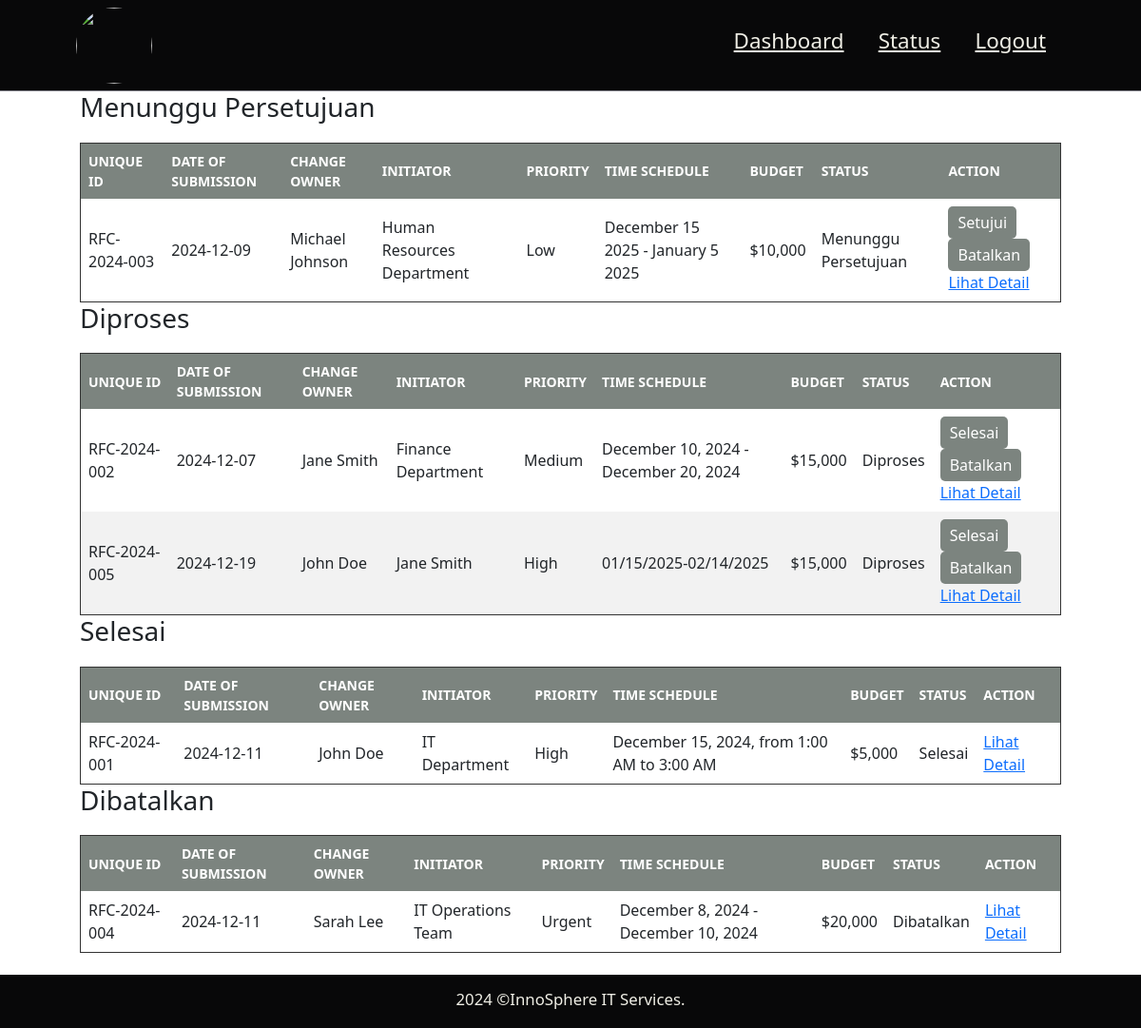
Page /layanan/status.php on the committed database.
### tables this page shows
CREATE TABLE `request_for_change` (
  `id` varchar(50) NOT NULL,
  `tanggal` date NOT NULL,
  `owner` varchar(100) NOT NULL,
  `initiator` varchar(100) NOT NULL,
  `priority` enum('High','Medium','Low','Urgent') NOT NULL,
  `description` text NOT NULL,
  `risk` text NOT NULL,
  `time` varchar(100) NOT NULL,
  `resources` text NOT NULL,
  `budget` varchar(100) NOT NULL,
  `file_path` varchar(255) NOT NULL,
  `status` varchar(256) NOT NULL,
  `user_id` int(11) NOT NULL
);

### layanan/status.php (the view, shortened to what this page needs)
<?php
$servername = "localhost";
$username = "root";
$password = "";
$dbname = "layanan";
$koneksi = new mysqli($servername, $username, $password, $dbname);
$sql_menunggu = "SELECT * FROM request_for_change WHERE status = 'Menunggu Persetujuan'";
$sql_diproses = "SELECT * FROM request_for_change WHERE status = 'Diproses'";
$sql_selesai = "SELECT * FROM request_for_change WHERE status = 'Selesai'";
$sql_dibatalkan = "SELECT * FROM request_for_change WHERE status = 'Dibatalkan'";
$result_menunggu = $koneksi->query($sql_menunggu);
$result_diproses = $koneksi->query($sql_diproses);
$result_selesai = $koneksi->query($sql_selesai);
$result_dibatalkan = $koneksi->query($sql_dibatalkan);
?>
<!DOCTYPE html>
<html lang="en">
<head>
     <link href="path-to-select2.min.css" rel="stylesheet">
    <link rel="stylesheet" href="css/styleadmin.css">
</head>
<body>
    <nav class="navbar">
        <img class="logonavbar" src="gambar/layanan.png">
        <div class="navbar-nav">
            <a href="dashboard.php">Dashboard</a>
            <a href="status.php">Status</a>
            <a href="admin.php">Logout</a>
        </div>
    </nav>
    <section class="pendaftaran" id="pendaftaran">
    <h3>Menunggu Persetujuan</h3>
    <table>
        <thead>
            <tr>
                <th>Unique ID</th>
                <th>Date of Submission</th>
                <th>Change Owner</th>
                <th>Initiator</th>
                <th>Priority</th>
                <th>Time Schedule</th>
                <th>Budget</th>
                <th>Status</th>
                <th>Action</th>
            </tr>
        </thead>
        <tbody>
            <?php while ($row = $result_menunggu->fetch_assoc()) { ?>
            <tr>
                <td><?= $row['id'] ?></td>
                <td><?= $row['tanggal'] ?></td>
                <td><?= $row['owner'] ?></td>
                <td><?= $row['initiator'] ?></td>
                <td><?= $row['priority'] ?></td>
                <td><?= $row['time'] ?></td>
                <td><?= $row['budget'] ?></td>
                <td><?= $row['status'] ?></td>
                <td>
                    <form method="POST">
                        <button type="submit" name="action" value="setujui" class="btn-action">Setujui</button>
                        <button type="submit" name="action" value="batalkan" class="btn-action">Batalkan</button>
                    </form>
                    <a href="detailrfc.php?id=<?= $row['id'] ?>" class="btn-detail">Lihat Detail</a>
                </td>
            </tr>
            <?php } ?>
        </tbody>
    </table>
    <h3>Diproses</h3>
    <table>
        <thead>
            <tr>
                <th>Unique ID</th>
                <th>Date of Submission</th>
                <th>Change Owner</th>
                <th>Initiator</th>
                <th>Priority</th>
                <th>Time Schedule</th>
                    <th>Budget</th>
                <th>Status</th>
                <th>Action</th>
            </tr>
        </thead>
        <tbody>
            <?php while ($row = $result_diproses->fetch_assoc()) { ?>
            <tr>
                <td><?= $row['id'] ?></td>
                <td><?= $row['tanggal'] ?></td>
                <td><?= $row['owner'] ?></td>
                <td><?= $row['initiator'] ?></td>
                <td><?= $row['priority'] ?></td>
                <td><?= $row['time'] ?></td>
                <td><?= $row['budget'] ?></td>
                <td><?= $row['status'] ?></td>
                <td>
                    <form method="POST">
                        <button type="submit" name="action" value="selesai" class="btn-action">Selesai</button>
                        <button type="submit" name="action" value="batalkan" class="btn-action">Batalkan</button>
                    </form>
                    <a href="detailrfc.php?id=<?= $row['id'] ?>" class="btn-detail">Lihat Detail</a>
                </td>
            </tr>
            <?php } ?>
        </tbody>
    </table>
    <h3>Selesai</h3>
    <table>
        <thead>
            <tr>
                <th>Unique ID</th>
                <th>Date of Submission</th>
                <th>Change Owner</th>
                <th>Initiator</th>
                <th>Priority</th>
                <th>Time Schedule</th>
                    <th>Budget</th>
                <th>Status</th>
                <th>Action</th>
            </tr>
        </thead>
        <tbody>
            <?php while ($row = $result_selesai->fetch_assoc()) { ?>
            <tr>
                <td><?= $row['id'] ?></td>
                <td><?= $row['tanggal'] ?></td>
                <td><?= $row['owner'] ?></td>
                <td><?= $row['initiator'] ?></td>
                <td><?= $row['priority'] ?></td>
                <td><?= $row['time'] ?></td>
                <td><?= $row['budget'] ?></td>
                <td><?= $row['status'] ?></td>
                <td><a href="detailrfc.php?id=<?= $row['id'] ?>" class="btn-detail">Lihat Detail</a></td>
            </tr>
            <?php } ?>
        </tbody>
    </table>
    <h3>Dibatalkan</h3>
    <table>
        <thead>
            <tr>
                <th>Unique ID</th>
                <th>Date of Submission</th>
                <th>Change Owner</th>
                <th>Initiator</th>
                <th>Priority</th>
                <th>Time Schedule</th>
                    <th>Budget</th>
                <th>Status</th>
                <th>Action</th>
            </tr>
        </thead>
        <tbody>
            <?php while ($row = $result_dibatalkan->fetch_assoc()) { ?>
            <tr>
                <td><?= $row['id'] ?></td>
                <td><?= $row['tanggal'] ?></td>
                <td><?= $row['owner'] ?></td>
                <td><?= $row['initiator'] ?></td>
                <td><?= $row['priority'] ?></td>
                <td><?= $row['time'] ?></td>
                <td><?= $row['budget'] ?></td>
                <td><?= $row['status'] ?></td>
                <td><a href="detailrfc.php?id=<?= $row['id'] ?>" class="btn-detail">Lihat Detail</a></td>
            </tr>
            <?php } ?>
        </tbody>
    </table>
    </section>
    <footer>
        <p>2024 ©InnoSphere IT Services.</p>
    </footer>
    <link href="https://cdn.jsdelivr.net/npm/simple-datatables@7.1.2/dist/style.min.css" rel="stylesheet" />
</body>
</html>

### layanan/status.php (style rules this page uses)
.navbar { display: flex; justify-content: space-between; align-items: center; padding: 1rem 7%; background-color: #e97431ba; border-bottom: 1px solid var(--primary); position: fixed; top: 0; left: 0; right: 0; z-index: 9999 ; height: 6rem; }
.logonavbar { position: absolute; right: 90%; margin-right: -2.5rem; margin-left: auto; }
.logonavbar { border-radius: 20%; height: 5rem; width: 5rem; }
.navbar .navbar-nav a { color: #EFEEE5; display: inline-block; font-size: 1.4rem; margin: 0 1rem; }
.navbar .navbar-nav a::after { content: ''; display: block; padding-bottom: 0.5rem; border-bottom: 0.1rem solid var(--primary); transform: scaleX(0); transition: 0.2s; }
table { width: 100%; border-collapse: collapse; border: 1px solid #333; margin-top: 20px; }
thead { background-color:#7C847F; color: white; }
th, td { border: 10px solid orange; padding: 8px; text-align: left; }
th { text-transform: uppercase; font-size: 14px; }
tbody tr:nth-child(even) { background-color: #f2f2f2; }
.btn-action { background-color: #7C847F; color: white; padding: 5px 10px; cursor: pointer; border-radius: 5px; }

### rows in the picture
request_for_change: id "RFC-2024-003", tanggal "2024-12-09", owner "Michael Johnson", initiator "Human Resources Department", priority "Low", time "December 15 2025 - January 5 2025", budget "$10,000", status "Menunggu Persetujuan"
request_for_change: id "RFC-2024-002", tanggal "2024-12-07", owner "Jane Smith", initiator "Finance Department", priority "Medium", time "December 10, 2024 - December 20, 2024", budget "$15,000", status "Diproses"
request_for_change: id "RFC-2024-005", tanggal "2024-12-19", owner "John Doe", initiator "Jane Smith", priority "High", time "01/15/2025-02/14/2025", budget "$15,000", status "Diproses"
request_for_change: id "RFC-2024-001", tanggal "2024-12-11", owner "John Doe", initiator "IT Department", priority "High", time "December 15, 2024, from 1:00 AM to 3:00 AM", budget "$5,000", status "Selesai"
request_for_change: id "RFC-2024-004", tanggal "2024-12-11", owner "Sarah Lee", initiator "IT Operations Team", priority "Urgent", time "December 8, 2024 - December 10, 2024", budget "$20,000", status "Dibatalkan"
